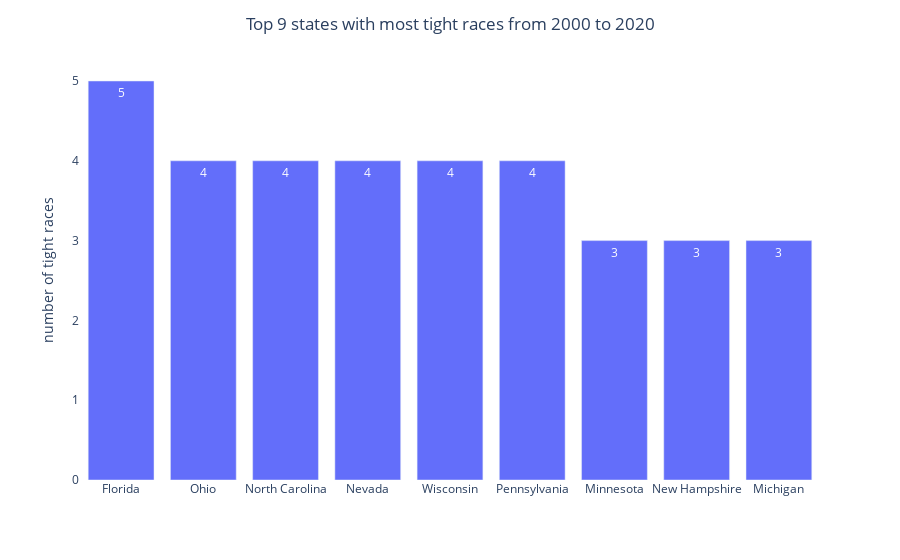

This figure's notebook cell:
### Code cell
fig_bar_battle = px.bar(top9_battle,
                         x='State',
                         y='num_tight_race',
                         text='num_tight_race')
                    

# Update layout
fig_bar_battle.update_layout(plot_bgcolor='rgba(0, 0, 0, 0)',
                                xaxis=dict(showgrid=False),
                                yaxis=dict(showgrid=False, showline=False, zeroline=False),
                                xaxis_title=None,
                                yaxis_title='number of tight races',
                                title=dict(text='Top 9 states with most tight races from 2000 to 2020',
                                           x = 0.5))

# Save the chart as an image file (e.g., PNG or PDF)
fig_bar_battle.write_image('top_battle_bar_chart.png', engine='kaleido')  # Use 'kaleido' engine for better compatibility

fig_bar_battle.show()

### Figure 1 — Plotly figure (JSON) as saved in the notebook; plotly's stock layout.template omitted (floating-point values rounded to 4 significant figures)
{"data": [{"alignmentgroup": "True", "hovertemplate": "State=%{x}<br>num_tight_race=%{text}<extra></extra>", "legendgroup": "", "marker": {"color": "#636efa", "pattern": {"shape": ""}}, "name": "", "offsetgroup": "", "orientation": "v", "showlegend": false, "text": [5, 4, 4, 4, 4, 4, 3, 3, 3], "textposition": "auto", "type": "bar", "x": ["Florida", "Ohio", "North Carolina", "Nevada", "Wisconsin", "Pennsylvania", "Minnesota", "New Hampshire", "Michigan"], "xaxis": "x", "y": [5, 4, 4, 4, 4, 4, 3, 3, 3], "yaxis": "y"}], "layout": {"barmode": "relative", "legend": {"tracegroupgap": 0}, "margin": {"t": 60}, "plot_bgcolor": "rgba(0, 0, 0, 0)", "title": {"text": "Top 9 states with most tight races from 2000 to 2020", "x": 0.5}, "xaxis": {"anchor": "y", "domain": [0, 1], "showgrid": false, "title": {}}, "yaxis": {"anchor": "x", "domain": [0, 1], "showgrid": false, "showline": false, "title": {"text": "number of tight races"}, "zeroline": false}}}
